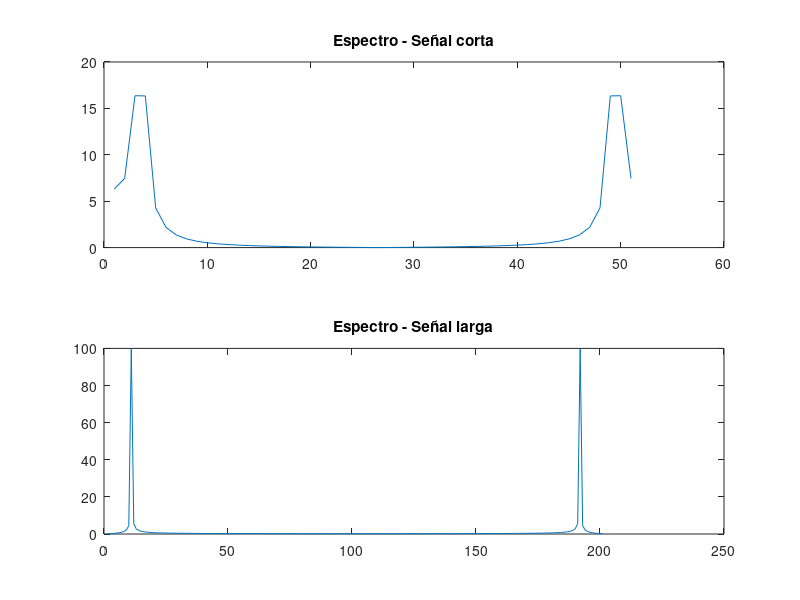

The MATLAB script that drew this image:
% Señal corta
t_short = 0:0.01:0.5;
x_short = sin(2*pi*5*t_short);

% Señal larga
t_long = 0:0.01:2;
x_long = sin(2*pi*5*t_long);

% FFT
X_short = fft(x_short);
X_long = fft(x_long);

% Gráficos
figure;
subplot(2,1,1);
plot(abs(X_short));
title('Espectro - Señal corta');

subplot(2,1,2);
plot(abs(X_long));
title('Espectro - Señal larga');
